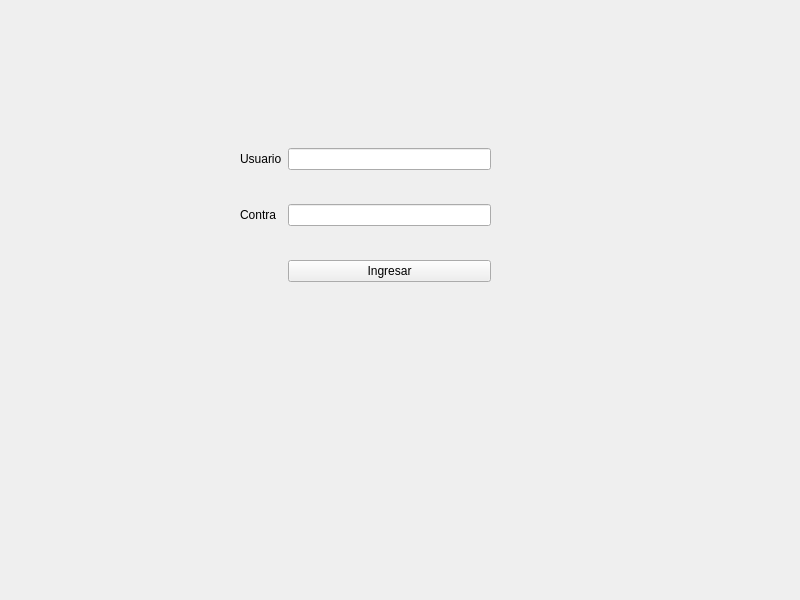
<?xml version="1.0" encoding="UTF-8"?>
<ui version="4.0">
 <class>Login</class>
 <widget class="QWidget" name="Login">
  <property name="geometry">
   <rect>
    <x>0</x>
    <y>0</y>
    <width>800</width>
    <height>600</height>
   </rect>
  </property>
  <property name="windowTitle">
   <string>Login</string>
  </property>
  <widget class="QWidget" name="gridLayoutWidget">
   <property name="geometry">
    <rect>
     <x>240</x>
     <y>120</y>
     <width>251</width>
     <height>191</height>
    </rect>
   </property>
   <layout class="QGridLayout" name="gridLayout">
    <item row="2" column="1">
     <widget class="QPushButton" name="pbValidar">
      <property name="text">
       <string>Ingresar</string>
      </property>
     </widget>
    </item>
    <item row="1" column="1">
     <widget class="QLineEdit" name="leClave"/>
    </item>
    <item row="0" column="1">
     <widget class="QLineEdit" name="leUsuario"/>
    </item>
    <item row="0" column="0">
     <widget class="QLabel" name="lblUsuario">
      <property name="text">
       <string>Usuario</string>
      </property>
     </widget>
    </item>
    <item row="1" column="0">
     <widget class="QLabel" name="lblClave">
      <property name="text">
       <string>Contra</string>
      </property>
     </widget>
    </item>
   </layout>
  </widget>
 </widget>
 <resources/>
 <connections/>
</ui>
